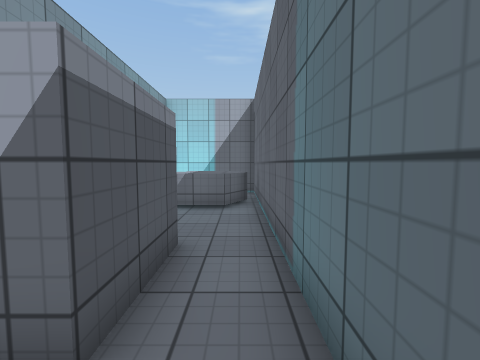
view 1 (above)

16 first-person views from a walk through a Unity game level. The camera is 1.4 m above the floor, tilts 4° down and sees 90° across. The floor is counted in squares, 1 m on a side. Each view is taken from the middle of a square. On the plan, view 1 faces up. The plan holds only what a view shows up to about 13 squares ahead; the rest is blank. The place goes on beyond the plan. The player character is not drawn. Door leaves are left out, so doorways stand open. Surface patterns are stand-ins for the level's own textures.

view 2
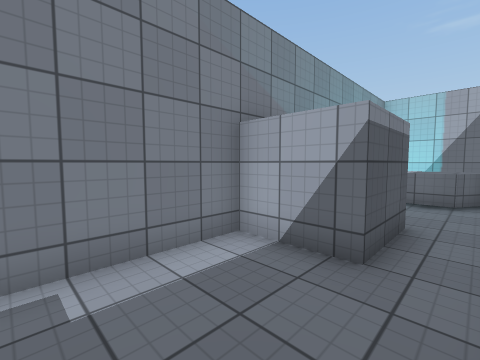

view 3
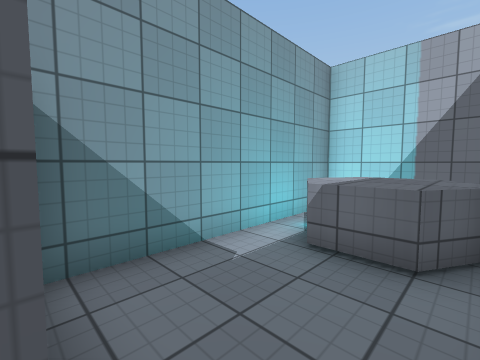

view 4
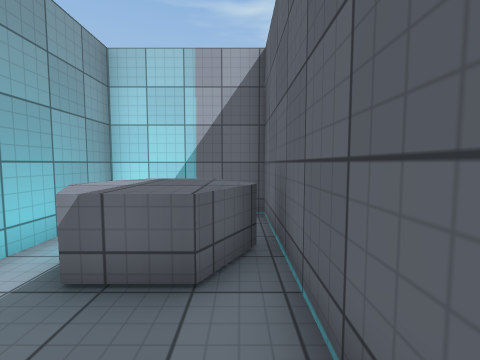

view 5
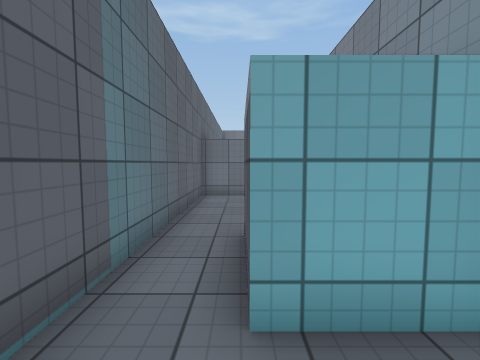

view 6
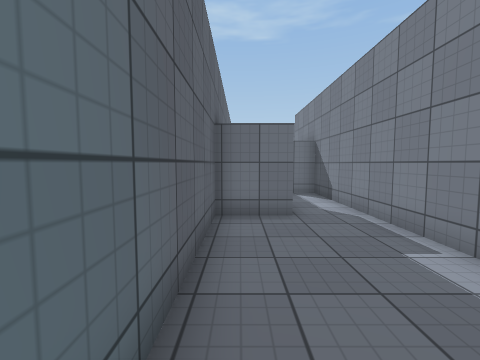

view 7
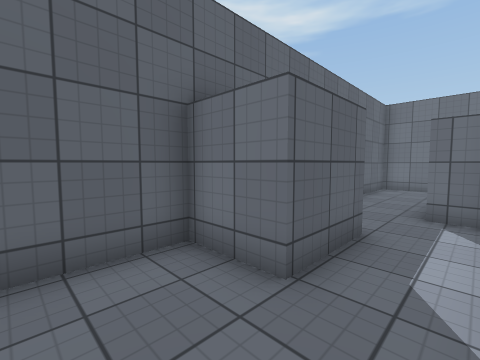

view 8
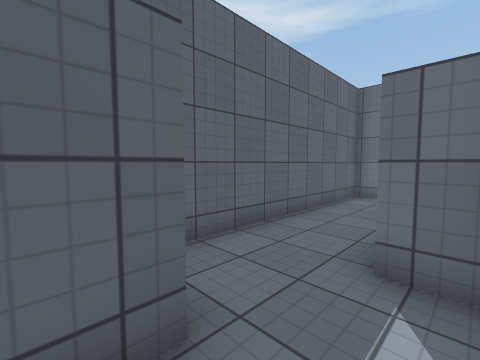

view 9
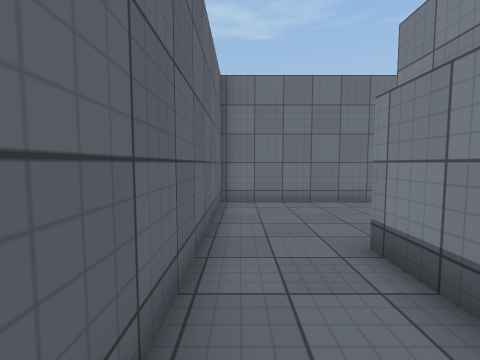

view 10
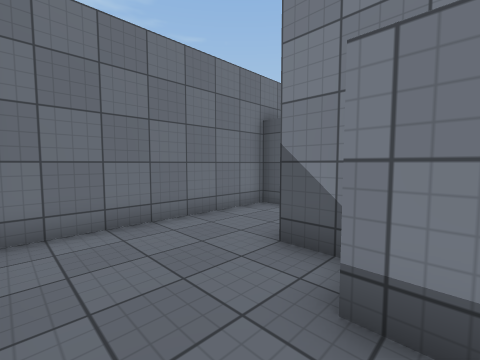

view 11
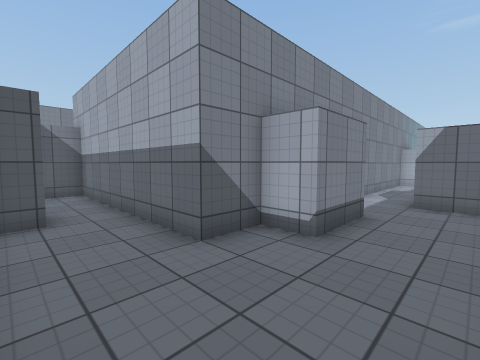

view 12
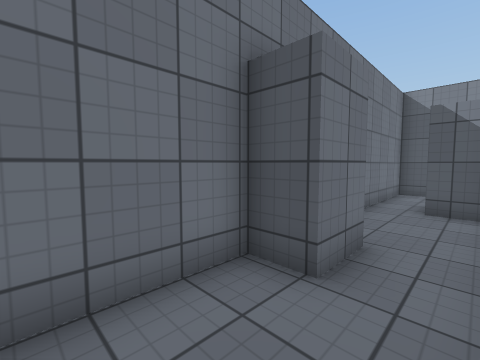

view 13
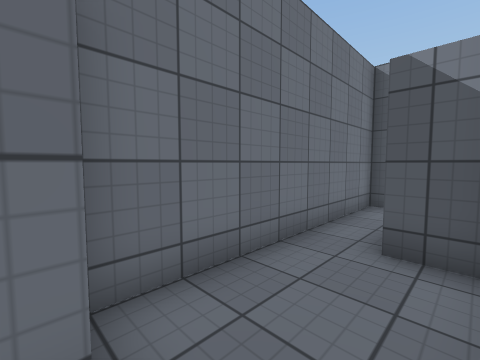

view 14
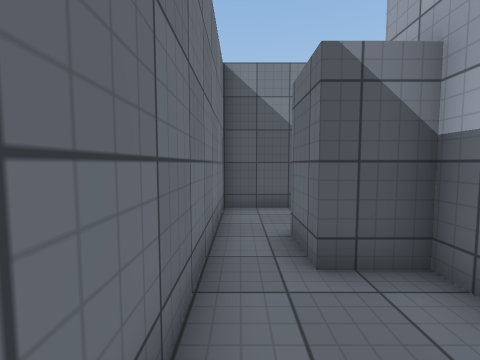

view 15
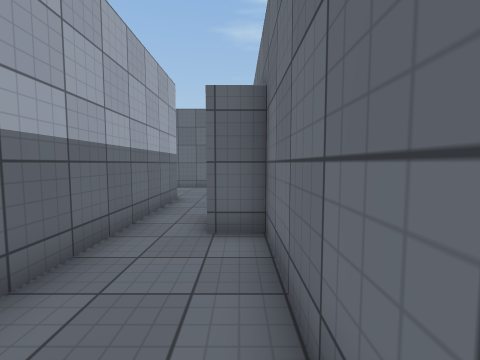

view 16
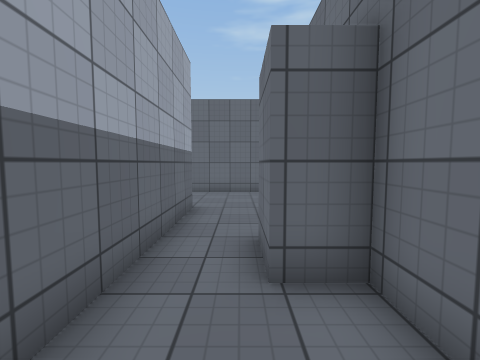

### Floor plan
Key: @ floor where view 1 was taken; # wall or solid block; . floor; ^ raised ledge.
Columns run from 17 left of view 1 to 1 right of it. Each row starts with its distance up from view 1.
 12               #####
 11              #   .#
 10              # ^^.#
  9              ##^^^#
  8              #.^^^#
  7              #....#
  6              #....#
  5              #....#
  4              ####.#
  3              ####.#
  2              ####.#
  1              #....#
  0              #...@#
 -1              #....#
 -2              #....#
 -3              #....#
 -4              #..###
 -5              #..#
 -6              #..#
 -7              #..###
 -8              #....#
 -9              ##...#
-10               ##..#
-11               ##..#
-12              ##...#
-13      #########....#
-14 #    #............#
-15 #..###...##.......#
-16 #........##.......#
-17 ###################

Where each view was taken, in squares from view 1:
view 1: 0 up, 0 right, facing up
view 2: 2 down, 0 right, facing up-left
view 3: 4 up, 0 right, facing up-left
view 4: 5 up, 0 right, facing up
view 5: 6 up, 1 left, facing down
view 6: 2 up, 0 right, facing down
view 7: 2 down, 3 left, facing down-right
view 8: 6 down, 3 left, facing down-right
view 9: 8 down, 0 right, facing down
view 10: 11 down, 0 right, facing down-left
view 11: 16 down, 0 right, facing up-left
view 12: 14 down, 4 left, facing down-left
view 13: 14 down, 8 left, facing down-left
view 14: 16 down, 9 left, facing left
view 15: 16 down, 13 left, facing right
view 16: 15 down, 11 left, facing right
